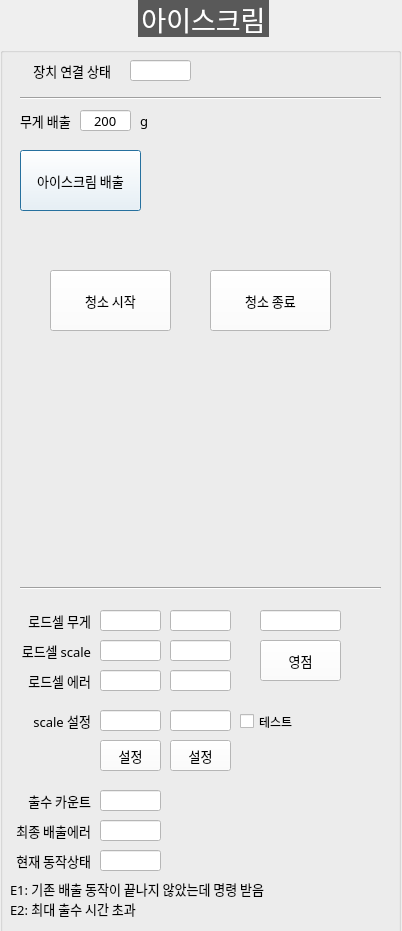
<?xml version="1.0" encoding="UTF-8"?>
<ui version="4.0">
 <class>DialogIcecream</class>
 <widget class="QDialog" name="DialogIcecream">
  <property name="geometry">
   <rect>
    <x>0</x>
    <y>0</y>
    <width>402</width>
    <height>931</height>
   </rect>
  </property>
  <property name="windowTitle">
   <string>Dialog</string>
  </property>
  <widget class="QGroupBox" name="GB_ICECREAM">
   <property name="geometry">
    <rect>
     <x>0</x>
     <y>0</y>
     <width>401</width>
     <height>971</height>
    </rect>
   </property>
   <property name="font">
    <font>
     <family>함초롬돋움</family>
     <pointsize>20</pointsize>
     <weight>50</weight>
     <italic>false</italic>
     <bold>false</bold>
    </font>
   </property>
   <property name="styleSheet">
    <string notr="true">QGroupBox  {
    margin-top: 10px;
	font: 20pt &quot;함초롬돋움&quot;;
}

QGroupBox::title  {
    subcontrol-origin: margin;
    subcontrol-position: top center;
    padding: 10px 8000px 10px 8000px;
    background-color: #595959;
    color: rgb(255, 255, 255);
}
QLabel {
	font: 10pt &quot;함초롬돋움&quot;;
}
QComboBox{
	font: 10pt &quot;함초롬돋움&quot;;
	background-color: #ffffff
}
QPushButton{
	font: 10pt &quot;함초롬돋움&quot;;
	background-color: #ffffff
}
QLineEdit{
	font: 10pt &quot;함초롬돋움&quot;;
	background-color: #ffffff
}



</string>
   </property>
   <property name="title">
    <string>아이스크림</string>
   </property>
   <widget class="QLineEdit" name="LE_ICECREAM_CONNECTION">
    <property name="geometry">
     <rect>
      <x>130</x>
      <y>60</y>
      <width>61</width>
      <height>21</height>
     </rect>
    </property>
    <property name="font">
     <font>
      <family>함초롬돋움</family>
      <pointsize>10</pointsize>
      <weight>50</weight>
      <italic>false</italic>
      <bold>false</bold>
     </font>
    </property>
    <property name="readOnly">
     <bool>true</bool>
    </property>
   </widget>
   <widget class="QLabel" name="label_110">
    <property name="geometry">
     <rect>
      <x>10</x>
      <y>60</y>
      <width>101</width>
      <height>21</height>
     </rect>
    </property>
    <property name="font">
     <font>
      <family>함초롬돋움</family>
      <pointsize>10</pointsize>
      <weight>50</weight>
      <italic>false</italic>
      <bold>false</bold>
     </font>
    </property>
    <property name="text">
     <string>장치 연결 상태</string>
    </property>
    <property name="alignment">
     <set>Qt::AlignRight|Qt::AlignTrailing|Qt::AlignVCenter</set>
    </property>
   </widget>
   <widget class="Line" name="line_37">
    <property name="geometry">
     <rect>
      <x>20</x>
      <y>90</y>
      <width>361</width>
      <height>16</height>
     </rect>
    </property>
    <property name="font">
     <font>
      <pointsize>11</pointsize>
     </font>
    </property>
    <property name="orientation">
     <enum>Qt::Horizontal</enum>
    </property>
   </widget>
   <widget class="QLineEdit" name="LE_DISPENSE_COUNT">
    <property name="geometry">
     <rect>
      <x>100</x>
      <y>790</y>
      <width>61</width>
      <height>21</height>
     </rect>
    </property>
    <property name="font">
     <font>
      <family>함초롬돋움</family>
      <pointsize>10</pointsize>
      <weight>50</weight>
      <italic>false</italic>
      <bold>false</bold>
     </font>
    </property>
    <property name="readOnly">
     <bool>true</bool>
    </property>
   </widget>
   <widget class="QLabel" name="label_112">
    <property name="geometry">
     <rect>
      <x>20</x>
      <y>790</y>
      <width>71</width>
      <height>21</height>
     </rect>
    </property>
    <property name="font">
     <font>
      <family>함초롬돋움</family>
      <pointsize>10</pointsize>
      <weight>50</weight>
      <italic>false</italic>
      <bold>false</bold>
     </font>
    </property>
    <property name="text">
     <string>출수 카운트</string>
    </property>
    <property name="alignment">
     <set>Qt::AlignRight|Qt::AlignTrailing|Qt::AlignVCenter</set>
    </property>
   </widget>
   <widget class="QLineEdit" name="LE_LAST_DISPENSE_ERROR">
    <property name="geometry">
     <rect>
      <x>100</x>
      <y>820</y>
      <width>61</width>
      <height>21</height>
     </rect>
    </property>
    <property name="font">
     <font>
      <family>함초롬돋움</family>
      <pointsize>10</pointsize>
      <weight>50</weight>
      <italic>false</italic>
      <bold>false</bold>
     </font>
    </property>
    <property name="readOnly">
     <bool>true</bool>
    </property>
   </widget>
   <widget class="QLabel" name="label_113">
    <property name="geometry">
     <rect>
      <x>10</x>
      <y>820</y>
      <width>81</width>
      <height>21</height>
     </rect>
    </property>
    <property name="font">
     <font>
      <family>함초롬돋움</family>
      <pointsize>10</pointsize>
      <weight>50</weight>
      <italic>false</italic>
      <bold>false</bold>
     </font>
    </property>
    <property name="text">
     <string>최종 배출에러</string>
    </property>
    <property name="alignment">
     <set>Qt::AlignRight|Qt::AlignTrailing|Qt::AlignVCenter</set>
    </property>
   </widget>
   <widget class="QLabel" name="label_114">
    <property name="geometry">
     <rect>
      <x>10</x>
      <y>850</y>
      <width>81</width>
      <height>21</height>
     </rect>
    </property>
    <property name="font">
     <font>
      <family>함초롬돋움</family>
      <pointsize>10</pointsize>
      <weight>50</weight>
      <italic>false</italic>
      <bold>false</bold>
     </font>
    </property>
    <property name="text">
     <string>현재 동작상태</string>
    </property>
    <property name="alignment">
     <set>Qt::AlignRight|Qt::AlignTrailing|Qt::AlignVCenter</set>
    </property>
   </widget>
   <widget class="QLineEdit" name="LE_OP_STATE">
    <property name="geometry">
     <rect>
      <x>100</x>
      <y>850</y>
      <width>61</width>
      <height>21</height>
     </rect>
    </property>
    <property name="font">
     <font>
      <family>함초롬돋움</family>
      <pointsize>10</pointsize>
      <weight>50</weight>
      <italic>false</italic>
      <bold>false</bold>
     </font>
    </property>
    <property name="readOnly">
     <bool>true</bool>
    </property>
   </widget>
   <widget class="QLabel" name="label">
    <property name="geometry">
     <rect>
      <x>10</x>
      <y>880</y>
      <width>311</width>
      <height>17</height>
     </rect>
    </property>
    <property name="font">
     <font>
      <family>함초롬돋움</family>
      <pointsize>10</pointsize>
      <weight>50</weight>
      <italic>false</italic>
      <bold>false</bold>
     </font>
    </property>
    <property name="text">
     <string>E1: 기존 배출 동작이 끝나지 않았는데 명령 받음</string>
    </property>
   </widget>
   <widget class="QLabel" name="label_2">
    <property name="geometry">
     <rect>
      <x>10</x>
      <y>900</y>
      <width>311</width>
      <height>17</height>
     </rect>
    </property>
    <property name="font">
     <font>
      <family>함초롬돋움</family>
      <pointsize>10</pointsize>
      <weight>50</weight>
      <italic>false</italic>
      <bold>false</bold>
     </font>
    </property>
    <property name="text">
     <string>E2: 최대 출수 시간 초과</string>
    </property>
   </widget>
   <widget class="QPushButton" name="BTN_DISPENSE_ICECREAM_BY_WEIGHT">
    <property name="geometry">
     <rect>
      <x>20</x>
      <y>150</y>
      <width>121</width>
      <height>61</height>
     </rect>
    </property>
    <property name="font">
     <font>
      <family>함초롬돋움</family>
      <pointsize>10</pointsize>
      <weight>50</weight>
      <italic>false</italic>
      <bold>false</bold>
     </font>
    </property>
    <property name="text">
     <string>아이스크림 배출</string>
    </property>
   </widget>
   <widget class="QLabel" name="label_116">
    <property name="geometry">
     <rect>
      <x>10</x>
      <y>610</y>
      <width>81</width>
      <height>21</height>
     </rect>
    </property>
    <property name="font">
     <font>
      <family>함초롬돋움</family>
      <pointsize>10</pointsize>
      <weight>50</weight>
      <italic>false</italic>
      <bold>false</bold>
     </font>
    </property>
    <property name="text">
     <string>로드셀 무게</string>
    </property>
    <property name="alignment">
     <set>Qt::AlignRight|Qt::AlignTrailing|Qt::AlignVCenter</set>
    </property>
   </widget>
   <widget class="QLabel" name="label_117">
    <property name="geometry">
     <rect>
      <x>10</x>
      <y>640</y>
      <width>81</width>
      <height>21</height>
     </rect>
    </property>
    <property name="font">
     <font>
      <family>함초롬돋움</family>
      <pointsize>10</pointsize>
      <weight>50</weight>
      <italic>false</italic>
      <bold>false</bold>
     </font>
    </property>
    <property name="text">
     <string>로드셀 scale</string>
    </property>
    <property name="alignment">
     <set>Qt::AlignRight|Qt::AlignTrailing|Qt::AlignVCenter</set>
    </property>
   </widget>
   <widget class="QLabel" name="label_118">
    <property name="geometry">
     <rect>
      <x>10</x>
      <y>670</y>
      <width>81</width>
      <height>21</height>
     </rect>
    </property>
    <property name="font">
     <font>
      <family>함초롬돋움</family>
      <pointsize>10</pointsize>
      <weight>50</weight>
      <italic>false</italic>
      <bold>false</bold>
     </font>
    </property>
    <property name="text">
     <string>로드셀 에러</string>
    </property>
    <property name="alignment">
     <set>Qt::AlignRight|Qt::AlignTrailing|Qt::AlignVCenter</set>
    </property>
   </widget>
   <widget class="QLineEdit" name="LE_LOADCELL_WEIGHT">
    <property name="geometry">
     <rect>
      <x>100</x>
      <y>610</y>
      <width>61</width>
      <height>21</height>
     </rect>
    </property>
    <property name="font">
     <font>
      <family>함초롬돋움</family>
      <pointsize>10</pointsize>
      <weight>50</weight>
      <italic>false</italic>
      <bold>false</bold>
     </font>
    </property>
    <property name="readOnly">
     <bool>true</bool>
    </property>
   </widget>
   <widget class="QLineEdit" name="LE_LOADCELL_SCALE">
    <property name="geometry">
     <rect>
      <x>100</x>
      <y>640</y>
      <width>61</width>
      <height>21</height>
     </rect>
    </property>
    <property name="font">
     <font>
      <family>함초롬돋움</family>
      <pointsize>10</pointsize>
      <weight>50</weight>
      <italic>false</italic>
      <bold>false</bold>
     </font>
    </property>
    <property name="readOnly">
     <bool>true</bool>
    </property>
   </widget>
   <widget class="QLineEdit" name="LE_LOADCELL_ERROR">
    <property name="geometry">
     <rect>
      <x>100</x>
      <y>670</y>
      <width>61</width>
      <height>21</height>
     </rect>
    </property>
    <property name="font">
     <font>
      <family>함초롬돋움</family>
      <pointsize>10</pointsize>
      <weight>50</weight>
      <italic>false</italic>
      <bold>false</bold>
     </font>
    </property>
    <property name="readOnly">
     <bool>true</bool>
    </property>
   </widget>
   <widget class="QLabel" name="label_119">
    <property name="geometry">
     <rect>
      <x>10</x>
      <y>710</y>
      <width>81</width>
      <height>21</height>
     </rect>
    </property>
    <property name="font">
     <font>
      <family>함초롬돋움</family>
      <pointsize>10</pointsize>
      <weight>50</weight>
      <italic>false</italic>
      <bold>false</bold>
     </font>
    </property>
    <property name="text">
     <string>scale 설정</string>
    </property>
    <property name="alignment">
     <set>Qt::AlignRight|Qt::AlignTrailing|Qt::AlignVCenter</set>
    </property>
   </widget>
   <widget class="QLineEdit" name="LE_LOADCELL_SET_SCALE">
    <property name="geometry">
     <rect>
      <x>100</x>
      <y>710</y>
      <width>61</width>
      <height>21</height>
     </rect>
    </property>
    <property name="font">
     <font>
      <family>함초롬돋움</family>
      <pointsize>10</pointsize>
      <weight>50</weight>
      <italic>false</italic>
      <bold>false</bold>
     </font>
    </property>
    <property name="readOnly">
     <bool>false</bool>
    </property>
   </widget>
   <widget class="QPushButton" name="BTN_SET_SCALE">
    <property name="geometry">
     <rect>
      <x>100</x>
      <y>740</y>
      <width>61</width>
      <height>31</height>
     </rect>
    </property>
    <property name="font">
     <font>
      <family>함초롬돋움</family>
      <pointsize>10</pointsize>
      <weight>50</weight>
      <italic>false</italic>
      <bold>false</bold>
     </font>
    </property>
    <property name="text">
     <string>설정</string>
    </property>
   </widget>
   <widget class="QPushButton" name="BTN_TARE">
    <property name="geometry">
     <rect>
      <x>260</x>
      <y>640</y>
      <width>81</width>
      <height>41</height>
     </rect>
    </property>
    <property name="font">
     <font>
      <family>함초롬돋움</family>
      <pointsize>10</pointsize>
      <weight>50</weight>
      <italic>false</italic>
      <bold>false</bold>
     </font>
    </property>
    <property name="text">
     <string>영점</string>
    </property>
   </widget>
   <widget class="QLineEdit" name="LE_OUT_WEIGHT">
    <property name="geometry">
     <rect>
      <x>80</x>
      <y>110</y>
      <width>51</width>
      <height>21</height>
     </rect>
    </property>
    <property name="font">
     <font>
      <family>함초롬돋움</family>
      <pointsize>10</pointsize>
      <weight>50</weight>
      <italic>false</italic>
      <bold>false</bold>
     </font>
    </property>
    <property name="text">
     <string>200</string>
    </property>
    <property name="alignment">
     <set>Qt::AlignCenter</set>
    </property>
   </widget>
   <widget class="QLabel" name="label_27">
    <property name="geometry">
     <rect>
      <x>140</x>
      <y>110</y>
      <width>21</width>
      <height>21</height>
     </rect>
    </property>
    <property name="font">
     <font>
      <family>함초롬돋움</family>
      <pointsize>10</pointsize>
      <weight>50</weight>
      <italic>false</italic>
      <bold>false</bold>
     </font>
    </property>
    <property name="text">
     <string>g</string>
    </property>
   </widget>
   <widget class="QLabel" name="label_121">
    <property name="geometry">
     <rect>
      <x>20</x>
      <y>110</y>
      <width>61</width>
      <height>21</height>
     </rect>
    </property>
    <property name="font">
     <font>
      <family>함초롬돋움</family>
      <pointsize>10</pointsize>
      <weight>50</weight>
      <italic>false</italic>
      <bold>false</bold>
     </font>
    </property>
    <property name="text">
     <string>무게 배출</string>
    </property>
    <property name="alignment">
     <set>Qt::AlignLeading|Qt::AlignLeft|Qt::AlignVCenter</set>
    </property>
   </widget>
   <widget class="Line" name="line_39">
    <property name="geometry">
     <rect>
      <x>20</x>
      <y>580</y>
      <width>361</width>
      <height>16</height>
     </rect>
    </property>
    <property name="font">
     <font>
      <pointsize>11</pointsize>
     </font>
    </property>
    <property name="orientation">
     <enum>Qt::Horizontal</enum>
    </property>
   </widget>
   <widget class="QPushButton" name="BTN_SET_SCALE_2">
    <property name="geometry">
     <rect>
      <x>170</x>
      <y>740</y>
      <width>61</width>
      <height>31</height>
     </rect>
    </property>
    <property name="font">
     <font>
      <family>함초롬돋움</family>
      <pointsize>10</pointsize>
      <weight>50</weight>
      <italic>false</italic>
      <bold>false</bold>
     </font>
    </property>
    <property name="text">
     <string>설정</string>
    </property>
   </widget>
   <widget class="QLineEdit" name="LE_LOADCELL_SCALE_2">
    <property name="geometry">
     <rect>
      <x>170</x>
      <y>640</y>
      <width>61</width>
      <height>21</height>
     </rect>
    </property>
    <property name="font">
     <font>
      <family>함초롬돋움</family>
      <pointsize>10</pointsize>
      <weight>50</weight>
      <italic>false</italic>
      <bold>false</bold>
     </font>
    </property>
    <property name="readOnly">
     <bool>true</bool>
    </property>
   </widget>
   <widget class="QLineEdit" name="LE_LOADCELL_WEIGHT_2">
    <property name="geometry">
     <rect>
      <x>170</x>
      <y>610</y>
      <width>61</width>
      <height>21</height>
     </rect>
    </property>
    <property name="font">
     <font>
      <family>함초롬돋움</family>
      <pointsize>10</pointsize>
      <weight>50</weight>
      <italic>false</italic>
      <bold>false</bold>
     </font>
    </property>
    <property name="readOnly">
     <bool>true</bool>
    </property>
   </widget>
   <widget class="QLineEdit" name="LE_LOADCELL_SET_SCALE_2">
    <property name="geometry">
     <rect>
      <x>170</x>
      <y>710</y>
      <width>61</width>
      <height>21</height>
     </rect>
    </property>
    <property name="font">
     <font>
      <family>함초롬돋움</family>
      <pointsize>10</pointsize>
      <weight>50</weight>
      <italic>false</italic>
      <bold>false</bold>
     </font>
    </property>
    <property name="readOnly">
     <bool>false</bool>
    </property>
   </widget>
   <widget class="QLineEdit" name="LE_LOADCELL_ERROR_2">
    <property name="geometry">
     <rect>
      <x>170</x>
      <y>670</y>
      <width>61</width>
      <height>21</height>
     </rect>
    </property>
    <property name="font">
     <font>
      <family>함초롬돋움</family>
      <pointsize>10</pointsize>
      <weight>50</weight>
      <italic>false</italic>
      <bold>false</bold>
     </font>
    </property>
    <property name="readOnly">
     <bool>true</bool>
    </property>
   </widget>
   <widget class="QLineEdit" name="LE_LOADCELL_TOTAL_WEIGHT">
    <property name="geometry">
     <rect>
      <x>260</x>
      <y>610</y>
      <width>81</width>
      <height>21</height>
     </rect>
    </property>
    <property name="font">
     <font>
      <family>함초롬돋움</family>
      <pointsize>10</pointsize>
      <weight>50</weight>
      <italic>false</italic>
      <bold>false</bold>
     </font>
    </property>
    <property name="readOnly">
     <bool>true</bool>
    </property>
   </widget>
   <widget class="QCheckBox" name="CB_SCALE_TEST">
    <property name="geometry">
     <rect>
      <x>240</x>
      <y>710</y>
      <width>81</width>
      <height>23</height>
     </rect>
    </property>
    <property name="text">
     <string>테스트</string>
    </property>
   </widget>
   <widget class="QPushButton" name="BTN_ICECREAM_CLEANING_START">
    <property name="geometry">
     <rect>
      <x>50</x>
      <y>270</y>
      <width>121</width>
      <height>61</height>
     </rect>
    </property>
    <property name="font">
     <font>
      <family>함초롬돋움</family>
      <pointsize>10</pointsize>
      <weight>50</weight>
      <italic>false</italic>
      <bold>false</bold>
     </font>
    </property>
    <property name="text">
     <string>청소 시작</string>
    </property>
   </widget>
   <widget class="QPushButton" name="BTN_ICECREAM_CLEANING_STOP">
    <property name="geometry">
     <rect>
      <x>210</x>
      <y>270</y>
      <width>121</width>
      <height>61</height>
     </rect>
    </property>
    <property name="font">
     <font>
      <family>함초롬돋움</family>
      <pointsize>10</pointsize>
      <weight>50</weight>
      <italic>false</italic>
      <bold>false</bold>
     </font>
    </property>
    <property name="text">
     <string>청소 종료</string>
    </property>
   </widget>
  </widget>
 </widget>
 <resources/>
 <connections/>
</ui>
